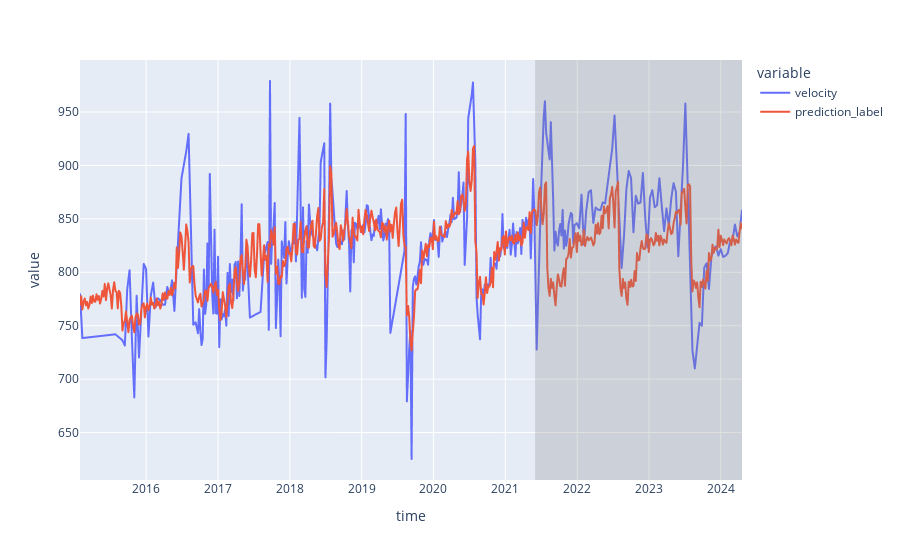

Notebook code cell kept with this figure:
### Markdown cell above
### 2. Visualize test data

The data were split into training and test data. Here we visualize the predictions for the training data and predictions for the test set (highlighted in light gray).

### Code cell
# Ensure the 'time' column is in datetime format
df['time'] = pd.to_datetime(df['time'])

# Generate predictions and use the original time column
predictions = predict_model(model, data=df)
predictions['time'] = df['time']  # Ensure this matches your data

# Ensure the lengths match
predictions = predictions.iloc[:len(df)]

# Plot
fig = px.line(predictions, x='time', y=["velocity", "prediction_label"])
fig.add_vrect(x0="2021-06-01", x1="2024-04-18", fillcolor="grey", opacity=0.25, line_width=0)
fig.show()

### Figure 1 — Plotly figure (JSON) as saved in the notebook; plotly's stock layout.template omitted (floating-point values rounded to 4 significant figures; data arrays with more than 128 entries replaced by an {"elided": "..."} marker saying what was removed)
{"data": [{"hovertemplate": "variable=velocity<br>time=%{x}<br>value=%{y}<extra></extra>", "legendgroup": "velocity", "line": {"color": "#636efa", "dash": "solid"}, "marker": {"symbol": "circle"}, "mode": "lines", "name": "velocity", "showlegend": true, "type": "scattergl", "x": {"elided": "562 str values"}, "xaxis": "x", "y": {"elided": "562 float values"}, "yaxis": "y"}, {"hovertemplate": "variable=prediction_label<br>time=%{x}<br>value=%{y}<extra></extra>", "legendgroup": "prediction_label", "line": {"color": "#EF553B", "dash": "solid"}, "marker": {"symbol": "circle"}, "mode": "lines", "name": "prediction_label", "showlegend": true, "type": "scattergl", "x": {"elided": "562 str values"}, "xaxis": "x", "y": {"elided": "562 float values"}, "yaxis": "y"}], "layout": {"legend": {"title": {"text": "variable"}, "tracegroupgap": 0}, "margin": {"t": 60}, "shapes": [{"fillcolor": "grey", "line": {"width": 0}, "opacity": 0.25, "type": "rect", "x0": "2021-06-01", "x1": "2024-04-18", "xref": "x", "y0": 0, "y1": 1, "yref": "y domain"}], "xaxis": {"anchor": "y", "domain": [0, 1], "title": {"text": "time"}}, "yaxis": {"anchor": "x", "domain": [0, 1], "title": {"text": "value"}}}}
